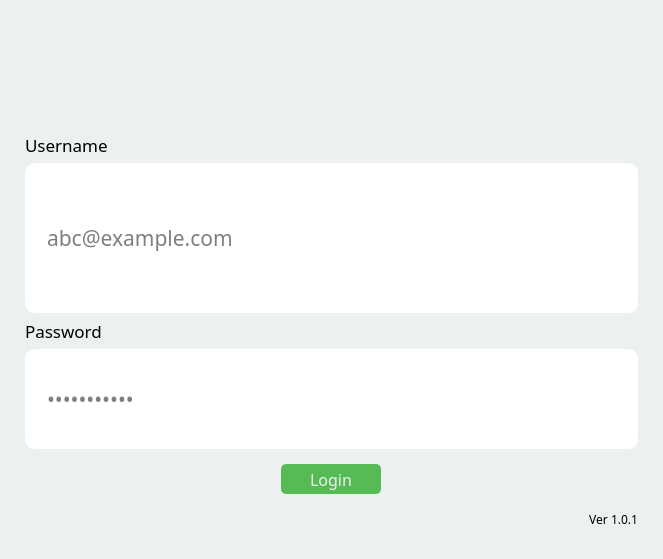
<?xml version="1.0" encoding="UTF-8"?>
<ui version="4.0">
 <class>LoginWindow</class>
 <widget class="QMainWindow" name="LoginWindow">
  <property name="geometry">
   <rect>
    <x>0</x>
    <y>0</y>
    <width>663</width>
    <height>559</height>
   </rect>
  </property>
  <property name="windowTitle">
   <string>MainWindow</string>
  </property>
  <property name="styleSheet">
   <string notr="true">background:#ECF0F0</string>
  </property>
  <widget class="QWidget" name="centralwidget">
   <layout class="QVBoxLayout" name="verticalLayout">
    <property name="leftMargin">
     <number>25</number>
    </property>
    <property name="topMargin">
     <number>9</number>
    </property>
    <property name="rightMargin">
     <number>25</number>
    </property>
    <property name="bottomMargin">
     <number>9</number>
    </property>
    <item>
     <widget class="QWidget" name="widget" native="true">
      <layout class="QHBoxLayout" name="horizontalLayout">
       <item>
        <widget class="QLabel" name="label_3">
         <property name="minimumSize">
          <size>
           <width>0</width>
           <height>100</height>
          </size>
         </property>
         <property name="text">
          <string/>
         </property>
         <property name="pixmap">
          <pixmap resource="../icon/resources.qrc">:/png/png/logo.png</pixmap>
         </property>
         <property name="alignment">
          <set>Qt::AlignmentFlag::AlignCenter</set>
         </property>
        </widget>
       </item>
      </layout>
     </widget>
    </item>
    <item>
     <widget class="QLabel" name="label">
      <property name="font">
       <font>
        <family>Lexend Medium</family>
        <pointsize>13</pointsize>
       </font>
      </property>
      <property name="text">
       <string>Username</string>
      </property>
     </widget>
    </item>
    <item>
     <widget class="QLineEdit" name="usernameEdit">
      <property name="minimumSize">
       <size>
        <width>0</width>
        <height>150</height>
       </size>
      </property>
      <property name="font">
       <font>
        <family>Lexend Medium</family>
        <pointsize>16</pointsize>
       </font>
      </property>
      <property name="styleSheet">
       <string notr="true">border-radius: 10px;
padding: 20px 20px 20px 20px;
background: #FFFFFF;
font-size: 16pt;</string>
      </property>
      <property name="text">
       <string/>
      </property>
      <property name="placeholderText">
       <string>abc@example.com</string>
      </property>
     </widget>
    </item>
    <item>
     <widget class="QLabel" name="label_2">
      <property name="font">
       <font>
        <family>Lexend Medium</family>
        <pointsize>13</pointsize>
       </font>
      </property>
      <property name="text">
       <string>Password</string>
      </property>
     </widget>
    </item>
    <item>
     <widget class="QLineEdit" name="passwordEdit">
      <property name="minimumSize">
       <size>
        <width>0</width>
        <height>100</height>
       </size>
      </property>
      <property name="font">
       <font>
        <family>Lexend Medium</family>
        <pointsize>16</pointsize>
       </font>
      </property>
      <property name="focusPolicy">
       <enum>Qt::FocusPolicy::StrongFocus</enum>
      </property>
      <property name="styleSheet">
       <string notr="true">border-radius: 10px;
padding: 20px 20px 20px 20px;
background: #FFFFFF;
font-size: 16pt;</string>
      </property>
      <property name="inputMethodHints">
       <set>Qt::InputMethodHint::ImhHiddenText|Qt::InputMethodHint::ImhNoAutoUppercase|Qt::InputMethodHint::ImhNoPredictiveText|Qt::InputMethodHint::ImhSensitiveData</set>
      </property>
      <property name="text">
       <string/>
      </property>
      <property name="echoMode">
       <enum>QLineEdit::EchoMode::Password</enum>
      </property>
      <property name="placeholderText">
       <string notr="true">•••••••••••</string>
      </property>
     </widget>
    </item>
    <item>
     <widget class="QWidget" name="widget_2" native="true">
      <layout class="QHBoxLayout" name="horizontalLayout_2">
       <item>
        <widget class="QPushButton" name="loginButton">
         <property name="minimumSize">
          <size>
           <width>100</width>
           <height>30</height>
          </size>
         </property>
         <property name="maximumSize">
          <size>
           <width>100</width>
           <height>16777215</height>
          </size>
         </property>
         <property name="font">
          <font>
           <family>Lexend Medium</family>
           <pointsize>12</pointsize>
          </font>
         </property>
         <property name="styleSheet">
          <string notr="true">border-radius:5px;
background: #56BB55;
color:#ECF0F0;</string>
         </property>
         <property name="text">
          <string>Login</string>
         </property>
         <property name="flat">
          <bool>false</bool>
         </property>
        </widget>
       </item>
      </layout>
     </widget>
    </item>
    <item>
     <spacer name="verticalSpacer">
      <property name="orientation">
       <enum>Qt::Orientation::Vertical</enum>
      </property>
      <property name="sizeType">
       <enum>QSizePolicy::Policy::Expanding</enum>
      </property>
      <property name="sizeHint" stdset="0">
       <size>
        <width>20</width>
        <height>40</height>
       </size>
      </property>
     </spacer>
    </item>
    <item>
     <widget class="QLabel" name="versionLabel">
      <property name="font">
       <font>
        <family>Lexend</family>
       </font>
      </property>
      <property name="text">
       <string>Ver 1.0.1</string>
      </property>
      <property name="alignment">
       <set>Qt::AlignmentFlag::AlignRight|Qt::AlignmentFlag::AlignTrailing|Qt::AlignmentFlag::AlignVCenter</set>
      </property>
      <property name="margin">
       <number>3</number>
      </property>
     </widget>
    </item>
   </layout>
  </widget>
  <widget class="QStatusBar" name="statusbar"/>
 </widget>
 <tabstops>
  <tabstop>usernameEdit</tabstop>
  <tabstop>passwordEdit</tabstop>
  <tabstop>loginButton</tabstop>
 </tabstops>
 <resources>
  <include location="../icon/resources.qrc"/>
 </resources>
 <connections/>
</ui>
